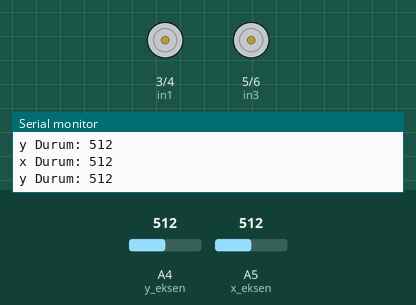
This sketch was run on a simulated Arduino Uno, built with avr-gcc and run on an emulated ATmega328P. Shown: motor-driver pin pairs drawn as motors (green arrow = first pin HIGH = forward, orange = second pin HIGH = backward, longer = more drive), the last lines printed to the serial monitor. The inputs (shaded band) are chosen by the test bench; at power-on: A4 (y_eksen) = 512, A5 (x_eksen) = 512.

Above: at 1.2 s.
1.3 s: A4 (y_eksen) set to 54
2.8 s: A4 (y_eksen) set to 44
At 3.9 s:
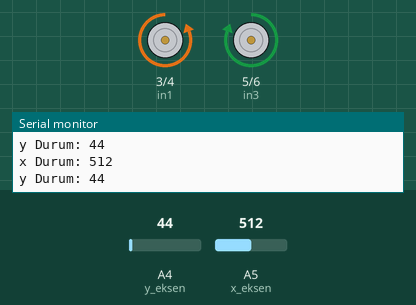
4.5 s: A5 (x_eksen) set to 54
6.0 s: A5 (x_eksen) set to 47
At 6.7 s:
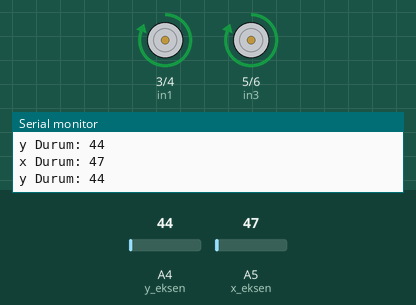
7.7 s: A5 (x_eksen) set to 1023
At 8.3 s:
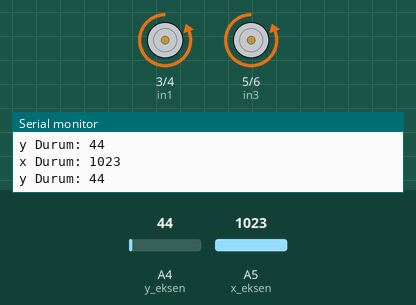
9.5 s: A5 (x_eksen) set to 1004
At 11.1 s:
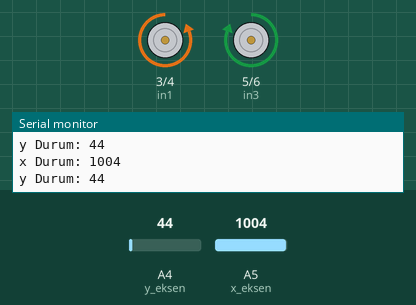
Timing chart, 0 to 12.3 s (numbered marks = the images above; inputs shaded):
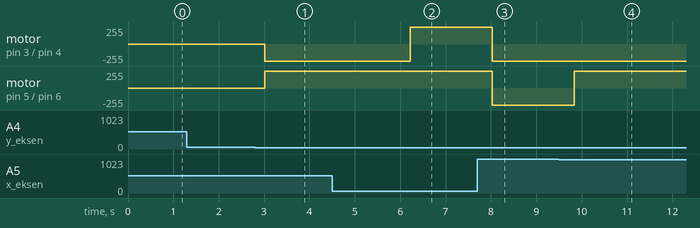

Measured:
- the behaviour switches between 50 and 49 on A4 (y_eksen) (found by bisection; images 0 and 1)
- the behaviour switches between 50 and 49 on A5 (x_eksen) (found by bisection; images 1 and 2)
- the behaviour switches between 1021 and 1020 on A5 (x_eksen) (found by bisection; images 3 and 4)
- after the input at 2.8 s, motor on pin 3 (in1) / pin 4 (in2): stopped → backward 255/255 after 0.21 s; motor on pin 5 (in3) / pin 6 (in4): stopped → forward 255/255 after 0.21 s
- after the input at 6.0 s, motor on pin 3 (in1) / pin 4 (in2): backward 255/255 → forward 255/255 after 0.22 s
- after the input at 7.7 s, motor on pin 3 (in1) / pin 4 (in2), motor on pin 5 (in3) / pin 6 (in4): forward 255/255 → backward 255/255 after 0.33 s
- after the input at 9.5 s, motor on pin 5 (in3) / pin 6 (in4): backward 255/255 → forward 255/255 after 0.33 s

The sketch:

araba.ino
```cpp
int x_eksen = A5;
int y_eksen = A4;
int x_durum;
int y_durum;
int in1 = 3;
int in2 = 4;
int in3 = 5;
int in4 = 6;

void setup() {
  pinMode(in1, OUTPUT);
  pinMode(in2, OUTPUT);
  pinMode(in3, OUTPUT);
  pinMode(in4, OUTPUT);


  Serial.begin(9600);
}
void loop() {

  x_durum = analogRead(x_eksen);
  y_durum = analogRead(y_eksen);

  Serial.print("x Durum: ");
  Serial.println(x_durum);
  Serial.print("y Durum: ");
  Serial.println(y_durum);
  delay(200);

  if (x_durum > 1020) { //ileri
    digitalWrite(in1, LOW);
    digitalWrite(in2, HIGH);
    digitalWrite(in3, LOW);
    digitalWrite(in4, HIGH);
  }

  else if (x_durum < 50) { // geri
    digitalWrite(in1, HIGH);
    digitalWrite(in2, LOW);
    digitalWrite(in3, HIGH);
    digitalWrite(in4, LOW);
  }

  else if (y_durum < 50) { //sağ
    digitalWrite(in1, LOW);
    digitalWrite(in2, HIGH);
    digitalWrite(in3, HIGH);
    digitalWrite(in4, LOW);
  }

  else if (y_durum > 1020) { // sol
    digitalWrite(in1, HIGH);
    digitalWrite(in2, LOW);
    digitalWrite(in3, LOW);
    digitalWrite(in4, HIGH);
  }

  else { // DUR
    digitalWrite(in1, LOW);
    digitalWrite(in2, LOW);
    digitalWrite(in3, LOW);
    digitalWrite(in4, LOW);
  }
}
```
